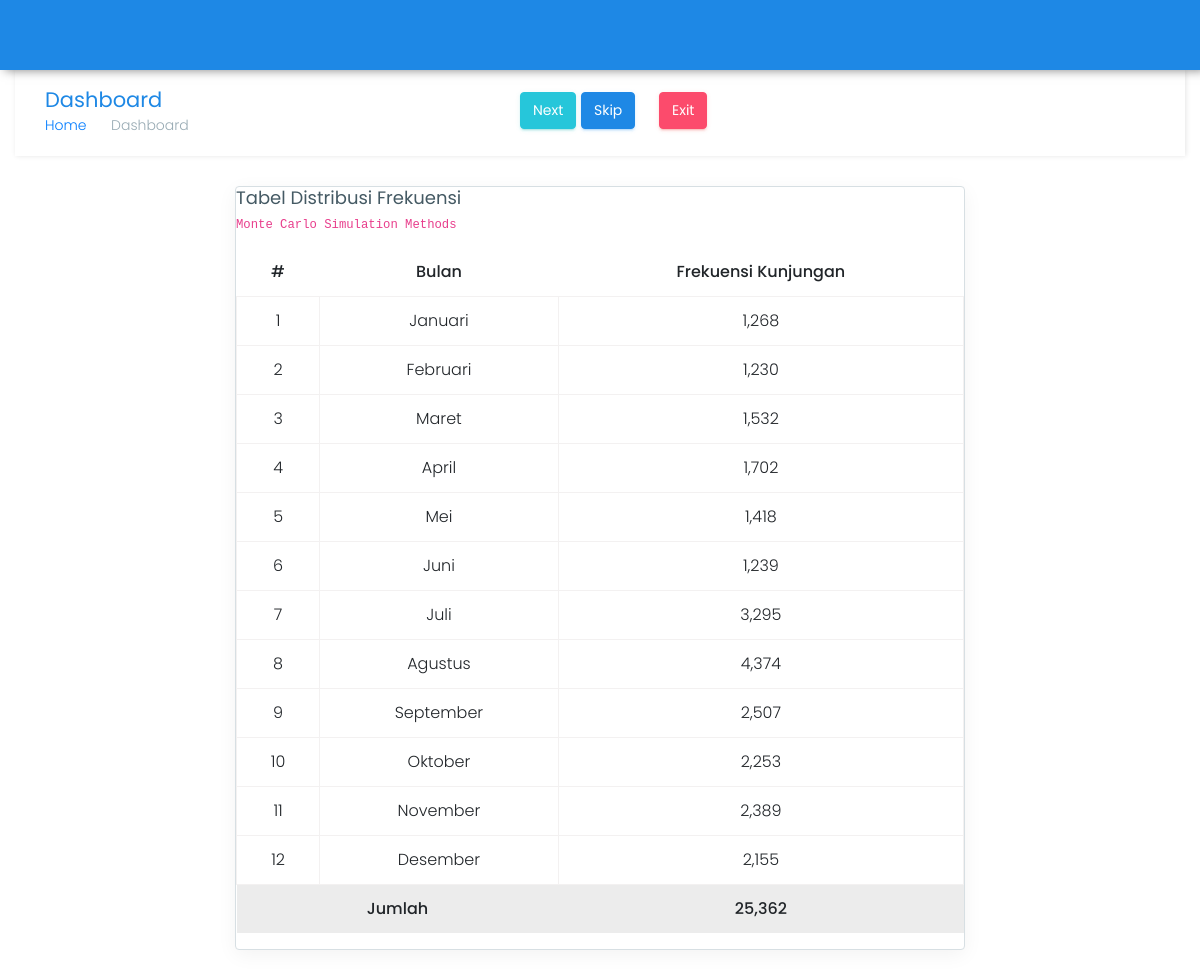
The app's page /target19/index.php with its own data.
### tables this page shows
CREATE TABLE `data_2018` (
  `id_bulan` varchar(10) NOT NULL,
  `jumlah_pasien` int(10) NOT NULL
);

CREATE TABLE `tabel_bulan` (
  `id_bulan` varchar(10) NOT NULL,
  `nama_bulan` varchar(50) NOT NULL
);

### target19/index.php (the view, shortened to what this page needs)
<?php
require_once "../config/koneksi.php";
?>
<!DOCTYPE html>
<html lang="en">
<head>
    <link href="../assets/plugins/bootstrap/css/bootstrap.min.css" rel="stylesheet">
    <link href="../lite/css/style.css" rel="stylesheet">
    <link href="../lite/css/colors/blue.css" id="theme" rel="stylesheet">
</head>
<body class="card-no-border">
        <header class="topbar">
            <nav class="navbar top-navbar navbar-toggleable-sm navbar-light"></nav>
        </header>
            <div class="container">
                <div class="row page-titles">
                    <div class="col-md-5 col-8 align-self-center">
                        <h3 class="text-themecolor m-b-0 m-t-0">Dashboard</h3>
                        <ol class="breadcrumb">
                            <li class="breadcrumb-item"><a href="../">Home</a></li>
                            <li class="breadcrumb-item active">Dashboard</li>
                        </ol>
                    </div>
                    <div class="col-md-7 col-4 align-self-center">
                        <a href="satu.php" class="btn waves-effect waves-light btn-success pull-right hidden-sm-down" data-toggle="tooltip" data-placement="top" title="Klik Untuk Lanjut Ke Langkah 1"> Next</a>
                        <a href="tiga.php" class="btn waves-effect waves-light btn-info pull-right hidden-sm-down" style="margin-right: 20px;" data-toggle="tooltip" data-placement="top" title="Klik Untuk Lompat Ke langkah 3"> Skip</a>
                        <a href="../" class="btn waves-effect waves-light btn-danger pull-right hidden-sm-down" style="margin-right: 20px;" data-toggle="tooltip" data-placement="top" title="Klik Untuk Keluar"> Exit</a>
                    </div>
                </div>
                <div class="row">
                    <div class="col-lg-8 offset-2">
                        <div class="card">
                            <div class="card-block">
                                <h4 class="card-title">Tabel Distribusi Frekuensi</h4>
                                <h6 class="card-subtitle"><code>Monte Carlo Simulation Methods</code></h6>
                                <div class="table-responsive">
                                    <table class="table table-hover table-bordered">
                                        <thead>
                                            <tr>
                                                <th class="text-center">#</th>
                                                <th class="text-center">Bulan</th>
                                                <th class="text-center">Frekuensi Kunjungan</th>
                                            </tr>
                                        </thead>
                                        <tbody>
                                        <?php
                                        $no = 1;
                                        $querys = mysqli_query($con, "SELECT b.nama_bulan, d.jumlah_pasien FROM tabel_bulan b, data_2018 d WHERE b.id_bulan = d.id_bulan") or die(mysqli_error($con));
                                        foreach ($querys as $query) : ?>
                                            <tr>
                                                <td class="text-center"><?= $no++ ?></td>
                                                <td class="text-center"><?= $query['nama_bulan'] ?></td>
                                                <td class="text-center"><?= number_format($query['jumlah_pasien']) ?></td>
                                            </tr>
                                            <?php @$jumlah += $query['jumlah_pasien'] ?>
                                        <?php endforeach; ?>
                                        </tbody>
                                        <tfoot class="table-active">
                                            <tr>
                                                <th class="text-center" colspan="2">Jumlah</th>
                                                <th class="text-center"><?= number_format($jumlah) ?></th>
                                            </tr>
                                        </tfoot>
                                    </table>
                                </div>
                            </div>
                        </div>
                    </div>
                </div>
</body>
</html>

### lite/css/colors/blue.css (style rules this page uses)
.topbar { background: #1e88e5; }
.text-themecolor { color: #1e88e5 !important; }

### target19/index.php (style rules this page uses)
body { background: url(../assets/images/full-bloom.png); }

### records on screen
data_2018: id_bulan.nama_bulan "Januari", jumlah_pasien "1,268"
data_2018: id_bulan.nama_bulan "Februari", jumlah_pasien "1,230"
data_2018: id_bulan.nama_bulan "Maret", jumlah_pasien "1,532"
data_2018: id_bulan.nama_bulan "April", jumlah_pasien "1,702"
data_2018: id_bulan.nama_bulan "Mei", jumlah_pasien "1,418"
data_2018: id_bulan.nama_bulan "Juni", jumlah_pasien "1,239"
data_2018: id_bulan.nama_bulan "Juli", jumlah_pasien "3,295"
data_2018: id_bulan.nama_bulan "Agustus", jumlah_pasien "4,374"
data_2018: id_bulan.nama_bulan "September", jumlah_pasien "2,507"
data_2018: id_bulan.nama_bulan "Oktober", jumlah_pasien "2,253"
data_2018: id_bulan.nama_bulan "November", jumlah_pasien "2,389"
data_2018: id_bulan.nama_bulan "Desember", jumlah_pasien "2,155"

### other values on screen
$jumlah "25,362"
